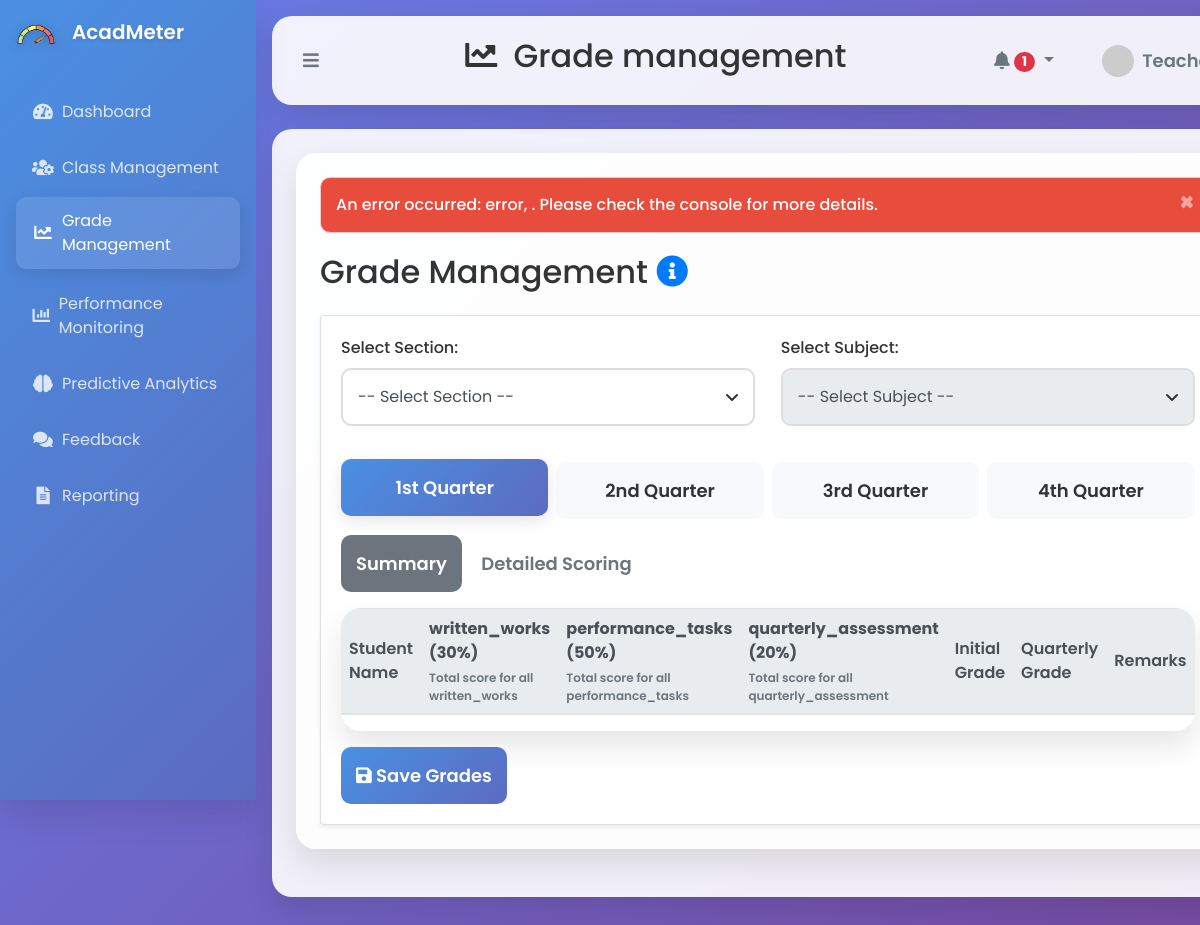
/public/teacher_dashboard.php?view=grade_management (signed in), run on an earlier commit of the app's database.
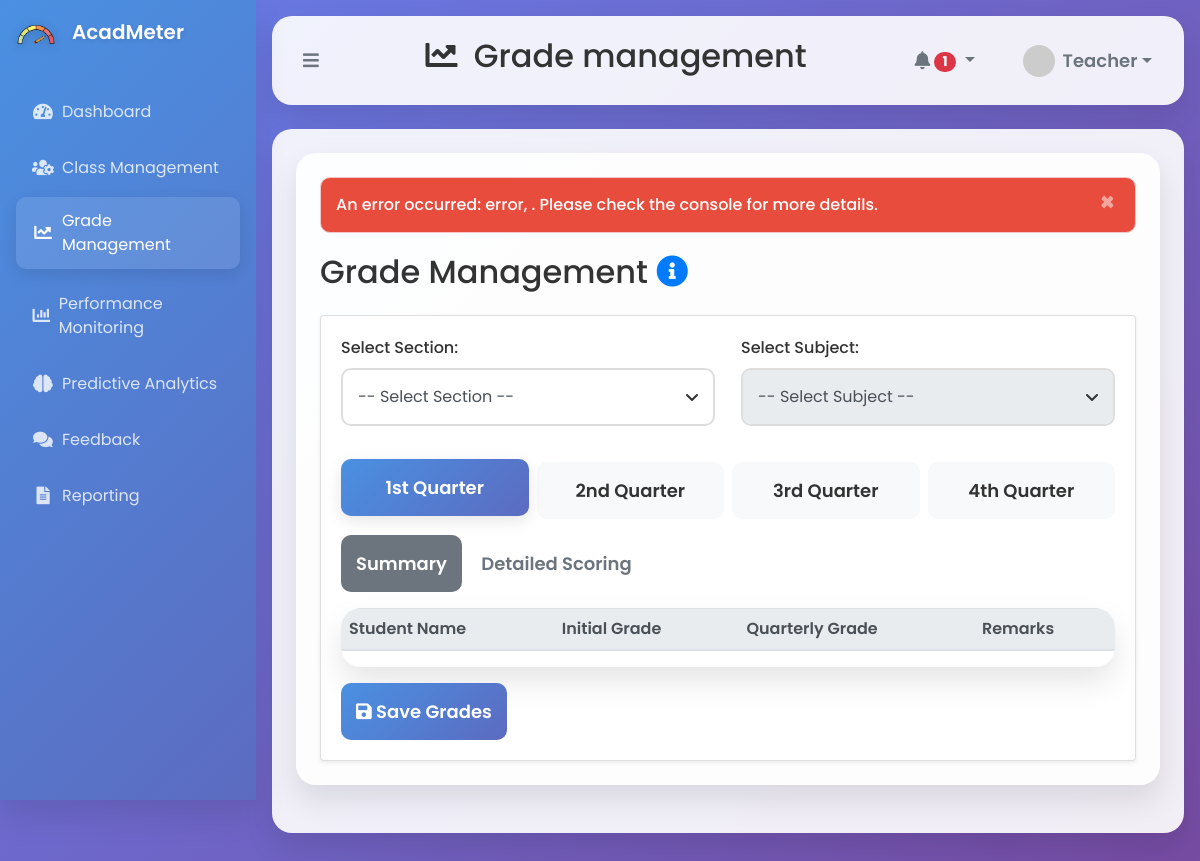
And on a later commit of the database.
### tables this page shows
CREATE TABLE `grade_components` (
  `component_id` int(11) NOT NULL,
  `component_name` varchar(50) NOT NULL,
  `weight` decimal(5,2) NOT NULL
);

### public/views/grade_management.php (the view, shortened to what this page needs)
<?php
require_once __DIR__ . '/../../server/controllers/grade_management_controller.php';
$quarters = [1, 2, 3, 4];
$components = [];
$gradeComponentsQuery = "SELECT component_id, component_name, weight FROM grade_components";
$result = $conn->query($gradeComponentsQuery);
if ($result) {
    while ($row = $result->fetch_assoc()) {
        $components[] = [
            'component_id' => (int)$row['component_id'],
            'name' => $row['component_name'],
            'weight' => (float)$row['weight']
        ];
    }
} else {
    die("Error fetching grade components: " . $conn->error);
}
function getOrdinalSuffix($number) {
    if (!in_array(($number % 100), [11, 12, 13])) {
        switch ($number % 10) {
            case 1:  return $number . 'st';
            case 2:  return $number . 'nd';
            case 3:  return $number . 'rd';
        }
    }
    return $number . 'th';
}
?>
<!DOCTYPE html>
<html lang="en">
<head>
    <link rel="stylesheet" href="https://stackpath.bootstrapcdn.com/bootstrap/4.5.2/css/bootstrap.min.css">
    <link rel="stylesheet" href="https://cdnjs.cloudflare.com/ajax/libs/font-awesome/5.15.3/css/all.min.css">
    <link rel="stylesheet" href="/AcadMeter/public/assets/css/styles.css">
</head>
<body>
    <div id="grade-management" class="content-section">
        <h2 class="mb-4">Grade Management <i class="fas fa-info-circle text-primary" data-toggle="tooltip" title="Manage and record student grades for different components."></i></h2>
        <div class="card shadow-sm">
            <div class="card-body">
                <form id="gradeForm" method="post" action="">
                    <div class="form-row">
                        <div class="form-group col-md-6">
                            <label for="section">Select Section:</label>
                            <select id="section" name="section" class="form-control" required>
                                <option value="">-- Select Section --</option>
                            </select>
                        </div>
                        <div class="form-group col-md-6">
                            <label for="subject">Select Subject:</label>
                            <select id="subject" name="subject" class="form-control" required disabled>
                                <option value="">-- Select Subject --</option>
                            </select>
                        </div>
                    </div>
                    <div class="quarter-tabs mb-3">
                        <?php foreach ($quarters as $quarter): ?>
                            <button type="button" class="btn btn-outline-primary tab-btn<?php echo $quarter === 1 ? ' active' : ''; ?>" data-quarter="<?php echo $quarter; ?>">
                                <?php echo getOrdinalSuffix($quarter) . ' Quarter'; ?>
                            </button>
                        <?php endforeach; ?>
                    </div>
                    <div class="grade-tabs mb-3">
                        <button type="button" class="btn btn-outline-secondary grade-tab active" data-tab="summary">Summary</button>
                        <button type="button" class="btn btn-outline-secondary grade-tab" data-tab="detailed">Detailed Scoring</button>
                    </div>
                    <div id="summary-tab" class="tab-content active">
                        <div class="table-responsive">
                            <table id="gradeTable" class="table table-striped table-hover">
                                <thead class="thead-light">
                                    <tr>
                                        <th>Student Name</th>
                                        <?php foreach ($components as $component): ?>
                                            <th>
                                                <div class="component-header">
                                                    <?php echo htmlspecialchars($component['name']); ?> (<?php echo htmlspecialchars($component['weight']); ?>%)
                                                </div>
                                                <div class="component-description">
                                                    Total score for all <?php echo strtolower(htmlspecialchars($component['name'])); ?>
                                                </div>
                                            </th>
                                        <?php endforeach; ?>
                                        <th>Initial Grade</th>
                                        <th>Quarterly Grade</th>
                                        <th>Remarks</th>
                                    </tr>
                                </thead>
                            </table>
                        </div>
                    </div>
                    <button type="submit" class="btn btn-primary save-grades mt-3">
                        <i class="fas fa-save"></i> Save Grades
                    </button>
                </form>
            </div>
        </div>
    </div>
</body>
</html>

### public/teacher_dashboard.php (shortened to what this page needs)
<?php
$allowed_views = ['dashboard_overview', 'class_management', 'grade_management', 'performance_monitoring', 'predictive_analytics', 'feedback', 'reporting'];
$view = isset($_GET['view']) && in_array($_GET['view'], $allowed_views) ? $_GET['view'] : 'dashboard_overview';
$view_file = __DIR__ . "/views/{$view}.php";
?>
<!DOCTYPE html>
<html lang="en">
<head>
    <link rel="stylesheet" href="https://cdnjs.cloudflare.com/ajax/libs/font-awesome/6.4.0/css/all.min.css">
    <link rel="stylesheet" href="https://stackpath.bootstrapcdn.com/bootstrap/4.5.2/css/bootstrap.min.css">
    <link rel="stylesheet" href="/AcadMeter/public/assets/css/styles.css">
    <link rel="stylesheet" href="/AcadMeter/public/assets/css/teacher_dashboard.css">
    <link rel="stylesheet" href="/AcadMeter/public/assets/css/class_management.css">
</head>
<body>
    <div id="toastContainer" class="position-fixed top-0 end-0 p-3" style="z-index: 1050;"></div>
    <div class="dashboard-container">
        <aside class="sidebar">
            <div class="sidebar-header">
                <img src="/AcadMeter/public/assets/img/acadmeter_logo.png" alt="AcadMeter Logo" class="logo">
                <h3>AcadMeter</h3>
            </div>
            <nav class="sidebar-nav">
                <?php
                $nav_links = [
                    'dashboard_overview' => ['icon' => 'tachometer-alt', 'label' => 'Dashboard'],
                    'class_management' => ['icon' => 'users-cog', 'label' => 'Class Management'],
                    'grade_management' => ['icon' => 'chart-line', 'label' => 'Grade Management'],
                    'performance_monitoring' => ['icon' => 'chart-bar', 'label' => 'Performance Monitoring'],
                    'predictive_analytics' => ['icon' => 'brain', 'label' => 'Predictive Analytics'],
                    'feedback' => ['icon' => 'comments', 'label' => 'Feedback'],
                    'reporting' => ['icon' => 'file-alt', 'label' => 'Reporting']
                ];
                foreach ($nav_links as $key => $link) {
                    $active_class = ($view === $key) ? 'active' : '';
                    echo "<a href=\"?view={$key}\" class=\"nav-link {$active_class}\">
                            <i class=\"fas fa-{$link['icon']} fa-fw mr-2\"></i>
                            <span>{$link['label']}</span>
                          </a>";
                }
                ?>
            </nav>
        </aside>
        <main class="main-content">
            <header class="top-bar d-flex justify-content-between align-items-center p-3">
                <button id="sidebar-toggle" class="btn btn-outline-secondary" aria-label="Toggle Sidebar">
                    <i class="fas fa-bars"></i>
                </button>
                <h2 id="section-title">
                    <i class="fas fa-<?php echo $nav_links[$view]['icon']; ?> mr-2"></i>
                    <?php echo ucfirst(str_replace('_', ' ', $view)); ?>
                </h2>
                <div class="user-actions d-flex align-items-center">
                    <div class="dropdown mr-3">
                        <button class="btn btn-outline-secondary dropdown-toggle" type="button" id="notificationIcon" aria-label="Notifications" data-toggle="dropdown" aria-haspopup="true" aria-expanded="false">
                            <i class="fas fa-bell"></i>
                            <span id="notification-count" class="badge badge-pill badge-danger">0</span>
                        </button>
                    </div>
                    <div class="dropdown">
                        <button class="btn btn-outline-secondary dropdown-toggle d-flex align-items-center" type="button" id="profileIcon" aria-label="User Menu" data-toggle="dropdown" aria-haspopup="true" aria-expanded="false">
                            <img src="https://ui-avatars.com/api/?name=Teacher&background=0D8ABC&color=fff" alt="User Avatar" class="user-avatar mr-2" style="width:32px; height:32px; border-radius:50%;">
                            <span>Teacher</span>
                        </button>
                    </div>
                </div>
            </header>
            <section class="content-section p-4">
                <?php include($view_file); ?>
            </section>
        </main>
    </div>
</body>
</html>

### public/views/grade_management.php (style rules this page uses)
.tab-content { display: none; }
.tab-content.active { display: block; }
.component-header { font-weight: bold; color: #495057; display: flex; justify-content: space-between; align-items: center; }
.component-description { font-size: 12px; color: #6c757d; margin-top: 4px; }

What changed in the data, as far as the page shows it:
removed grade_components: component_name "written_works", weight "30"
removed grade_components: component_name "performance_tasks", weight "50"
removed grade_components: component_name "quarterly_assessment", weight "20"
